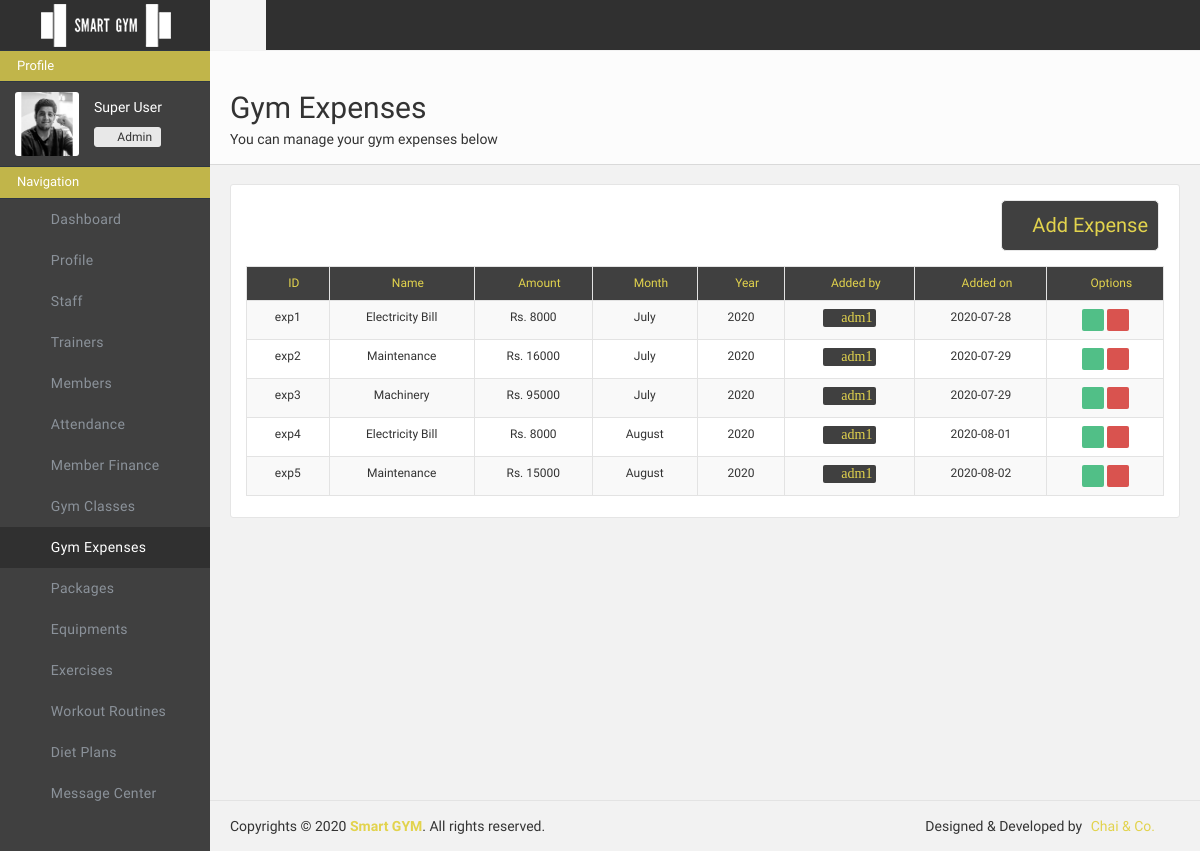
/adminportal/expenses/ (signed in), run on the app's committed database.
### adminportal/models.py (models this page shows)
class ExpenseData(models.Model):
    class Meta:
        unique_together = (('expense_name', 'expense_month', 'expense_year'),)
    expense_id = models.CharField(max_length=500, primary_key=True, default="")
    expense_name = models.CharField(max_length=500, default="")
    expense_price = models.IntegerField(max_length=500, default=0)
    expense_month = models.CharField(max_length=500, default="")
    expense_year = models.IntegerField(max_length=500, default=0)
    expense_added_by = models.CharField(max_length=500, default="")
    expense_added_on = models.CharField(max_length=500, default="")

### adminportal/views.py (the view, shortened to what this page needs)
# urls.py: path('expenses/', views.expenses, name="adminportal-expenses"),
def expenses(request):
    if "userid" in request.session and request.session["userrole"] == "Admin" :
        params={"error":0, "errormessage":"", "success":0, "successmessage":""}
        expense_count = ExpenseData.objects.all().order_by('expense_id')
        params["expense"] = ExpenseData.objects.all().order_by('expense_id')
        return render(request, 'adminportal/expenses.html', params)
    else:
        return redirect('/adminportal/login/')

### adminportal/templates/adminportal/expenses.html (shortened to what this page needs)
{% load static %}
<!doctype html>
<html class="no-js">
    <head>
        <link href="{% static 'adminportal/css/icons.css'%}" rel="stylesheet" />
        <link href="{% static 'adminportal/css/bootstrap.css'%}" rel="stylesheet" />
        <link href="{% static 'adminportal/css/plugins.css'%}" rel="stylesheet" />
        <link href="{% static 'adminportal/css/main.css'%}" rel="stylesheet" />
        <link href="{% static 'adminportal/css/custom.css'%}" rel="stylesheet" />
    </head>
    <body>
        <div id="header" class="page-navbar">
            <a href="/adminportal/dashboard/" class="navbar-brand hidden-xs hidden-sm">
                <img src="{% static 'adminportal/img/logo.png'%}" class="logo hidden-xs" alt="Dynamic logo">
            </a>
            <div id="navbar-no-collapse" class="navbar-no-collapse">
                <ul class="nav navbar-nav">
                    <li class="toggle-sidebar" id="menubut">
                        <a href="#">
                            <i class="fa fa-reorder"></i>
                        </a>
                    </li>
                </ul>
                <ul class="nav navbar-nav navbar-right">
                    <li id="otherbut">
                        <a href="/adminportal/settings">
                            <i class="fa fa-cog setlogbtn"></i>
                        </a>
                    </li>
                    <li id="otherbut">
                        <a href="/adminportal/logout">
                            <i class="fa fa-power-off setlogbtn"></i>
                        </a>
                    </li>
                </ul>
            </div>
        </div>
        <div id="wrapper">
            <aside id="sidebar" class="page-sidebar hidden-md hidden-sm hidden-xs">
                <div class="sidebar-inner">
                    <div class="sidebar-scrollarea">
                        <div class="sidebar-panel">
                            <h5 class="sidebar-panel-title">Profile</h5>
                        </div>
                        <div class="user-info clearfix">
                            <img src="/media/adminportal/admin/{{request.session.userid}}.jpg" alt="">
                            <span class="name">{{ request.session.username }}</span>
                            <div class="btn-group">
                                <div type="button" class="btn btn-default btn-xs" style="margin-top: 5px ;"><i class="fa fa-group"></i>
                                </div>
                                <div type="button" class="btn btn-default btn-xs dropdown-toggle" data-toggle="dropdown" style="margin-top: 5px ;">Admin
                                </div>
                            </div>
                        </div>
                        <div class="sidebar-panel">
                            <h5 class="sidebar-panel-title">Navigation</h5>
                        </div>
                        <div class="side-nav">
                            <ul class="nav">
                                <li>
                                    <a href="/adminportal/dashboard" class="actlogic"><i class=" l-arrows-right-double-31"></i><span class="txt">Dashboard</span></a>
                                </li>
                                <li>
                                    <a href="/adminportal/user" class="actlogic"><i class=" l-arrows-right-double-31"></i><span class="txt">Profile</span></a>
                                </li>
                                <li>
                                    <a href="/adminportal/staff" class="actlogic"><i class=" l-arrows-right-double-31"></i><span class="txt">Staff</span></a>
                                </li>
                                <li>
                                    <a href="/adminportal/trainers" class="actlogic"><i class=" l-arrows-right-double-31"></i><span class="txt">Trainers</span></a>
                                </li>
                                <li>
                                    <a href="/adminportal/members" class="actlogic"><i class=" l-arrows-right-double-31"></i><span class="txt">Members</span></a>
                                </li>
                                <li>
                                    <a href="#"><i class=" l-arrows-right-double-31"></i> <span class="txt">Attendance</span></a>
                                </li>
                                <li>
                                    <a href="#"><i class=" l-arrows-right-double-31"></i> <span class="txt">Member Finance</span></a>
                                </li>
                                <li>
                                    <a href="/adminportal/classes" class="actlogic"><i class=" l-arrows-right-double-31"></i><span class="txt">Gym Classes</span></a>
                                </li><li>
                                    <a href="/adminportal/expenses" class="active actlogic"><i class=" l-arrows-right-double-31"></i><span class="txt">Gym Expenses</span></a>
                                </li>
                                <li>
                                    <a href="/adminportal/packages" class="actlogic"><i class=" l-arrows-right-double-31"></i><span class="txt">Packages</span></a>
                                </li>
                                <li>
                                    <a href="/adminportal/equipments" class="actlogic"><i class=" l-arrows-right-double-31"></i><span class="txt">Equipments</span></a>
                                </li><li>
                                    <a href="/adminportal/exercises" class="actlogic"><i class=" l-arrows-right-double-31"></i><span class="txt">Exercises</span></a>
                                </li>
                                <li>
                                    <a href="/adminportal/routines"><i class=" l-arrows-right-double-31"></i><span class="txt">Workout Routines</span></a>
                                </li>
                                <li>
                                    <a href="/adminportal/diet"><i class=" l-arrows-right-double-31"></i><span class="txt">Diet Plans</span></a>
                                </li>
                                <li>
                                    <a href="/adminportal/messages"><i class=" l-arrows-right-double-31"></i><span class="txt">Message Center</span></a>
                                </li>
                            </ul>
                        </div>
                    </div>
                </div>
            </aside>
            <div class="page-content sidebar-page right-sidebar-page clearfix">
                <div class="page-content-wrapper">
                    <div class="page-content-inner">
                        <div id="page-header" class="clearfix">
                            <div class="page-header">
                                <h2>Gym Expenses</h2>
                                <span class="txt">You can manage your gym expenses below</span>
                            </div>
                        </div>
                        <div class="row" style="margin-bottom: 80px;">
                            <div class="col-lg-12">
                                <div class="panel panel-default plain panelRefresh">
                                    <div class="panel-body">
                                        <div class="col-lg-4"></div>
                                        <div class="col-lg-4"></div>
                                        <div style="col-lg-4">
                                        <div style="col-lg-4"><button type="submit" class="btn btn-default" id="subcbtn" style="float: right; margin: 0 5px 15px 5px;" data-toggle="modal" data-target="#modal-style2"> <i class="fa fa-plus-square-o"> </i> Add Expense</button></div>
                                        </div>
                                        <br>
                                        <br>
                                        <table id="basic-datatables" class="table table-striped table-bordered" cellspacing="0" width="100%">
                                            <thead >
                                                <tr style="background-color: #404040; color: #e2d34d;">
                                                    <th title="ID" style="font-size: 12px; text-align: center; width: 9%"><i class="fa fa-sort-numeric-asc"> </i> ID</th>
                                                    <th title="name" style="font-size: 12px; text-align: center;"><i class="fa  fa-credit-card"> </i> Name</th>
                                                    <th title="Amount" style="font-size: 12px; text-align: center;"><i class="fa fa-dollar"> </i> Amount</th>
                                                    <th title="Month" style="font-size: 12px; text-align: center;"><i class="fa fa-th"> </i> Month</th>
                                                    <th title="year" style="font-size: 12px; text-align: center;"><i class="fa fa-calendar-o"> </i> Year</th>
                                                    <th title="added by" style="font-size: 12px; text-align: center;"><i class="fa fa-user"> </i> Added by</th>
                                                    <th title="add date" style="font-size: 12px; text-align: center;"><i class="fa fa-calendar"> </i> Added on</th>
                                                    <th title="Edit" class="tableedit" style=" font-size: 12px; text-align: center;"><i class="l-software-pathfinder-subtract"> </i> Options</th>
                                                </tr>
                                            </thead>
                                            <tbody>
                                                {% for exp in expense %}
                                                <tr>
                                                    <td>{{exp.expense_id}}</td>
                                                    <td>{{exp.expense_name}}</td>
                                                    <td>Rs. {{exp.expense_price}}</td>
                                                    <td>{{exp.expense_month}}</td>
                                                    <td>{{exp.expense_year}}</td>
                                                    <td><a title="View Profile" href="/adminportal/staffprofile/{{exp.expense_added_by}}"><i class="fa fa-user" id="tablebtns" style="font-size: 14px; background-color: #404040; color: #e2d34d; padding-left: 4px; padding-right: 4px;" data-toggle="modal" data-target="">  {{exp.expense_added_by}}</i></a>
                                                    <td>{{exp.expense_added_on}}</td>
                                                    <td>
                                                        <a title="edit" href="/adminportal/expensesedit/{{exp.expense_id}}"><i class="fa fa-edit" id="tablebtns" style="background-color: #51bf87; color: white; padding-left: 4px; padding-right: 4px;" data-toggle="modal" data-target=""></i></a>
                                                        <a title="delete" id="{{exp.expense_id}}" onclick="del(this.id)"><i class="fa fa-trash-o" style="background-color: #d9534f; color:white; padding-left: 4px; padding-right: 4px;" id="tablebtns" data-toggle="modal" data-target="#modal-style3"></i></a>
                                                    </td>
                                                </tr>
                                                {% endfor %}
                                            </tbody>
                                        </table>
                            </div>
                                </div>
                            </div>
                            </div>
                    </div>
                </div>
            </div>
        </div>
        <div id="footer" class="clearfix sidebar-page">
            <p class="pull-left">
                Copyrights &copy; 2020 <a href="/website/" class="color-blue strong" target="_blank">Smart GYM</a>. All rights reserved.
            </p>
            <p class="pull-right">
                Designed & Developed by
                <a href="/" class="ml5 mr25">Chai & Co.</a>
            </p>
        </div>
    </body>
</html>

### data on the page
ExpenseData: expense_id "exp1", expense_name "Electricity Bill", expense_price "8000", expense_month "July", expense_year "2020", expense_added_by "adm1", expense_added_on "2020-07-28"
ExpenseData: expense_id "exp2", expense_name "Maintenance", expense_price "16000", expense_month "July", expense_year "2020", expense_added_by "adm1", expense_added_on "2020-07-29"
ExpenseData: expense_id "exp3", expense_name "Machinery", expense_price "95000", expense_month "July", expense_year "2020", expense_added_by "adm1", expense_added_on "2020-07-29"
ExpenseData: expense_id "exp4", expense_name "Electricity Bill", expense_price "8000", expense_month "August", expense_year "2020", expense_added_by "adm1", expense_added_on "2020-08-01"
ExpenseData: expense_id "exp5", expense_name "Maintenance", expense_price "15000", expense_month "August", expense_year "2020", expense_added_by "adm1", expense_added_on "2020-08-02"

### other printed values
{{ request.session.username }} "Super User"
